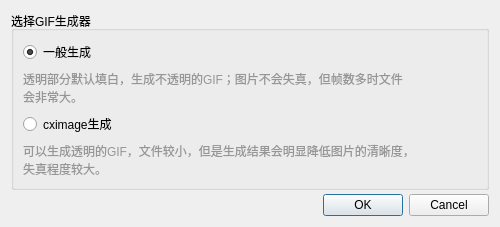
<?xml version="1.0" encoding="UTF-8"?>
<ui version="4.0">
 <class>W_ALEGIFWriterType</class>
 <widget class="QDialog" name="W_ALEGIFWriterType">
  <property name="geometry">
   <rect>
    <x>0</x>
    <y>0</y>
    <width>500</width>
    <height>179</height>
   </rect>
  </property>
  <property name="windowTitle">
   <string>生成方式</string>
  </property>
  <property name="styleSheet">
   <string notr="true">
QComboBox QAbstractItemView::item { min-height: 26px;}</string>
  </property>
  <layout class="QVBoxLayout" name="verticalLayout">
   <property name="spacing">
    <number>4</number>
   </property>
   <item>
    <widget class="QGroupBox" name="groupBox">
     <property name="title">
      <string>选择GIF生成器</string>
     </property>
     <layout class="QGridLayout" name="gridLayout" columnstretch="1">
      <item row="3" column="0">
       <widget class="QLabel" name="label">
        <property name="styleSheet">
         <string notr="true">color: rgb(150, 150, 150);</string>
        </property>
        <property name="text">
         <string>可以生成透明的GIF，文件较小，但是生成结果会明显降低图片的清晰度，
失真程度较大。</string>
        </property>
       </widget>
      </item>
      <item row="0" column="0">
       <widget class="QRadioButton" name="radioButton">
        <property name="text">
         <string>一般生成</string>
        </property>
        <property name="checked">
         <bool>true</bool>
        </property>
       </widget>
      </item>
      <item row="2" column="0">
       <widget class="QRadioButton" name="radioButton_2">
        <property name="text">
         <string>cximage生成</string>
        </property>
       </widget>
      </item>
      <item row="1" column="0">
       <widget class="QLabel" name="label_2">
        <property name="styleSheet">
         <string notr="true">color: rgb(150, 150, 150);</string>
        </property>
        <property name="text">
         <string>透明部分默认填白，生成不透明的GIF；图片不会失真，但帧数多时文件
会非常大。</string>
        </property>
       </widget>
      </item>
     </layout>
    </widget>
   </item>
   <item>
    <widget class="QDialogButtonBox" name="buttonBox">
     <property name="orientation">
      <enum>Qt::Horizontal</enum>
     </property>
     <property name="standardButtons">
      <set>QDialogButtonBox::Cancel|QDialogButtonBox::Ok</set>
     </property>
    </widget>
   </item>
  </layout>
 </widget>
 <resources/>
 <connections>
  <connection>
   <sender>buttonBox</sender>
   <signal>rejected()</signal>
   <receiver>W_ALEGIFWriterType</receiver>
   <slot>reject()</slot>
   <hints>
    <hint type="sourcelabel">
     <x>345</x>
     <y>303</y>
    </hint>
    <hint type="destinationlabel">
     <x>286</x>
     <y>274</y>
    </hint>
   </hints>
  </connection>
 </connections>
</ui>
